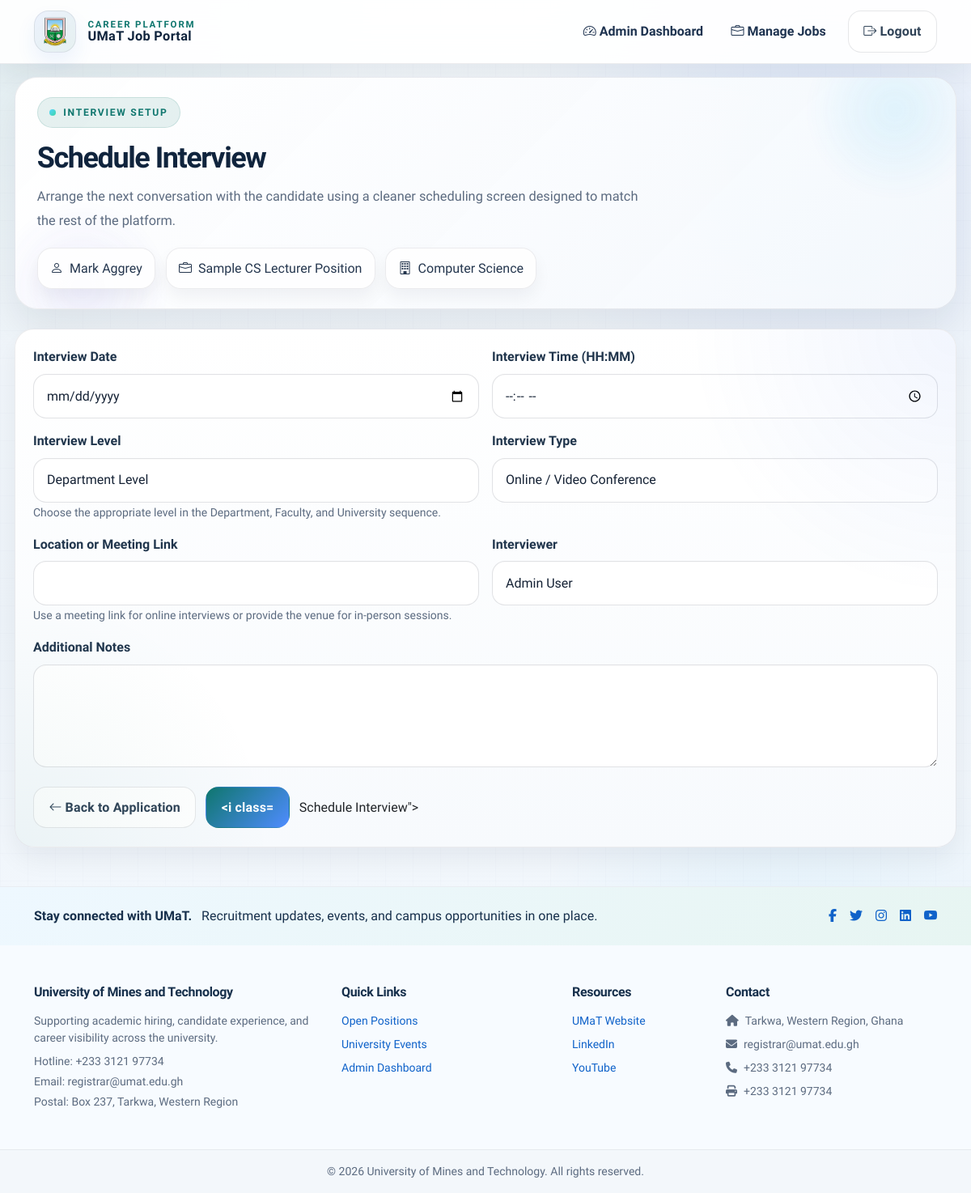
The page /applications/2/schedule-interview (signed in) on the database its author committed.
### app/models.py (models this page shows, shortened)
class User(UserMixin, db.Model):
    __tablename__ = "users"
    id = db.Column(db.Integer, primary_key=True)
    username = db.Column(db.String(255), unique=True, nullable=False, index=True)
    email = db.Column(db.String(255), unique=True, nullable=False, index=True)
    password_hash = db.Column(db.String(255), nullable=False)
    first_name = db.Column(db.String(100))
    last_name = db.Column(db.String(100))
    profile_image = db.Column(db.String(255))  # Store the image path
    role = db.Column(Enum(UserRole, native_enum=False), nullable=False, default=UserRole.candidate)
    created_at = db.Column(db.TIMESTAMP, server_default=db.func.current_timestamp())
    updated_at = db.Column(db.TIMESTAMP, server_default=db.func.current_timestamp(), onupdate=db.func.current_timestamp())
    candidate_profile = db.relationship("Candidate", backref="user", uselist=False, lazy=True, cascade="all, delete-orphan")
    posted_jobs = db.relationship("Job", backref="poster", lazy=True)
    applications = db.relationship("Application", backref="applicant", lazy=True)
    def is_admin(self):
        logger.info(f"===DEBUG=== is_admin() called for {self.username}")
        logger.info(f"===DEBUG=== role type: {type(self.role)}, value: {self.role}")
        if isinstance(self.role, str):
            return self.role == "admin"
        return self.role == UserRole.admin

class Job(db.Model):
    __tablename__ = "jobs"
    job_id = db.Column(db.Integer, primary_key=True)
    title = db.Column(db.String(255), nullable=False)
    description = db.Column(db.Text, nullable=False)
    required_skills = db.Column(db.Text)
    department = db.Column(db.String(100), default="Computer Science")
    location = db.Column(db.String(100))
    salary_range = db.Column(db.String(100))
    posted_by = db.Column(db.Integer, db.ForeignKey("users.id"), nullable=False)
    posted_date = db.Column(db.DateTime, nullable=False, default=datetime.utcnow)
    status = db.Column(db.String(50), nullable=False, default="open")
    closing_date = db.Column(db.DateTime)
    applications = db.relationship("Application", backref="job", lazy=True)
    matches = db.relationship("JobMatch", backref="job", lazy=True)
    @property
    def requirements(self):
        """Backward-compatible alias used by older routes/templates."""
        return self.required_skills

### app/routes.py (the view, shortened to what this page needs)
@bp.route("/applications/<int:application_id>/schedule-interview", methods=["GET", "POST"])
@login_required
@admin_required
def schedule_interview(application_id):
    application = Application.query.get_or_404(application_id)
    if application.status not in [ApplicationStatus.submitted, ApplicationStatus.under_review]:
        flash("This application is not in a state where an interview can be scheduled.", "warning")
        return redirect(url_for("main.view_application", application_id=application_id))
    form = InterviewForm()
    return render_template(
        "schedule_interview.html",
        title="Schedule Interview",
        form=form,
        application=application
    )

### app/models.py (called while the page is built)
@login_manager.user_loader
def load_user(user_id):
    return User.query.get(int(user_id))

    def __str__(self):
        return self.value

### app/routes.py (called while the page is built)
def admin_required(f):
    @wraps(f)
    def decorated_function(*args, **kwargs):
        if not current_user.is_authenticated or not current_user.is_admin():
            flash("Admin access required.", "danger")
            return redirect(url_for("main.index"))
        return f(*args, **kwargs)
    return decorated_function

### app/templates/schedule_interview.html (shortened to what this page needs)
{% extends "base.html" %}
{% block content %}
<div class="page-shell">
    <section class="page-hero page-hero--compact">
        <span class="page-hero__eyebrow">Interview Setup</span>
        <h1 class="page-hero__title">Schedule Interview</h1>
        <p class="page-hero__subtitle">Arrange the next conversation with the candidate using a cleaner scheduling screen designed to match the rest of the platform.</p>
        <div class="metric-strip">
            <span class="metric-pill"><i class="bi bi-person"></i>{{ application.applicant.first_name }} {{ application.applicant.last_name }}</span>
            <span class="metric-pill"><i class="bi bi-briefcase"></i>{{ application.job.title }}</span>
            <span class="metric-pill"><i class="bi bi-building"></i>{{ application.job.department }}</span>
        </div>
    </section>
    <section class="card surface-card--padded">
        <form method="POST">
            <div class="row g-3">
                <div class="col-md-6">
                    {{ form.interview_date.label(class="form-label") }}
                    {{ form.interview_date(class="form-control", type="date") }}
                </div>
                <div class="col-md-6">
                    {{ form.interview_time.label(class="form-label") }}
                    {{ form.interview_time(class="form-control", type="time") }}
                </div>
                <div class="col-md-6">
                    {{ form.interview_level.label(class="form-label") }}
                    {{ form.interview_level(class="form-select") }}
                    <small class="form-text">Choose the appropriate level in the Department, Faculty, and University sequence.</small>
                </div>
                <div class="col-md-6">
                    {{ form.interview_type.label(class="form-label") }}
                    {{ form.interview_type(class="form-select") }}
                </div>
                <div class="col-md-6">
                    {{ form.location_or_link.label(class="form-label") }}
                    {{ form.location_or_link(class="form-control") }}
                    <small class="form-text">Use a meeting link for online interviews or provide the venue for in-person sessions.</small>
                </div>
                <div class="col-md-6">
                    {{ form.interviewer.label(class="form-label") }}
                    {{ form.interviewer(class="form-select") }}
                </div>
                <div class="col-12">
                    {{ form.notes.label(class="form-label") }}
                    {{ form.notes(class="form-control", rows=4) }}
                </div>
            </div>
            <div class="action-cluster mt-4">
                <a href="{{ url_for('main.view_application', application_id=application.application_id) }}" class="btn btn-outline-secondary">
                    <i class="bi bi-arrow-left me-1"></i>Back to Application
                </a>
                {{ form.submit(class="btn btn-primary") }}
            </div>
        </form>
    </section>
</div>
{% endblock %}

### rows shown on the page
User: applicant.first_name "Mark", applicant.last_name "Aggrey"
Job: job "Sample CS Lecturer Position", job.department "Computer Science"
